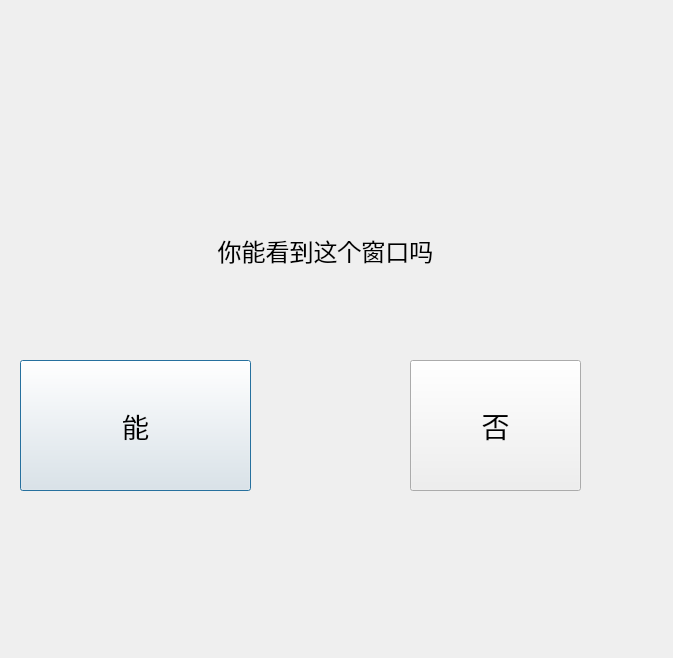
<?xml version="1.0" encoding="UTF-8"?>
<ui version="4.0">
 <class>Dialog</class>
 <widget class="QDialog" name="Dialog">
  <property name="geometry">
   <rect>
    <x>0</x>
    <y>0</y>
    <width>673</width>
    <height>658</height>
   </rect>
  </property>
  <property name="windowTitle">
   <string>Dialog</string>
  </property>
  <widget class="QLabel" name="label">
   <property name="geometry">
    <rect>
     <x>170</x>
     <y>200</y>
     <width>311</width>
     <height>101</height>
    </rect>
   </property>
   <property name="font">
    <font>
     <pointsize>18</pointsize>
    </font>
   </property>
   <property name="text">
    <string>你能看到这个窗口吗</string>
   </property>
   <property name="alignment">
    <set>Qt::AlignmentFlag::AlignCenter</set>
   </property>
  </widget>
  <widget class="QPushButton" name="pushButton">
   <property name="geometry">
    <rect>
     <x>20</x>
     <y>360</y>
     <width>231</width>
     <height>131</height>
    </rect>
   </property>
   <property name="font">
    <font>
     <pointsize>20</pointsize>
    </font>
   </property>
   <property name="text">
    <string>能</string>
   </property>
  </widget>
  <widget class="QPushButton" name="pushButton_2">
   <property name="geometry">
    <rect>
     <x>410</x>
     <y>360</y>
     <width>171</width>
     <height>131</height>
    </rect>
   </property>
   <property name="font">
    <font>
     <pointsize>21</pointsize>
    </font>
   </property>
   <property name="text">
    <string>否</string>
   </property>
  </widget>
 </widget>
 <resources/>
 <connections/>
</ui>
